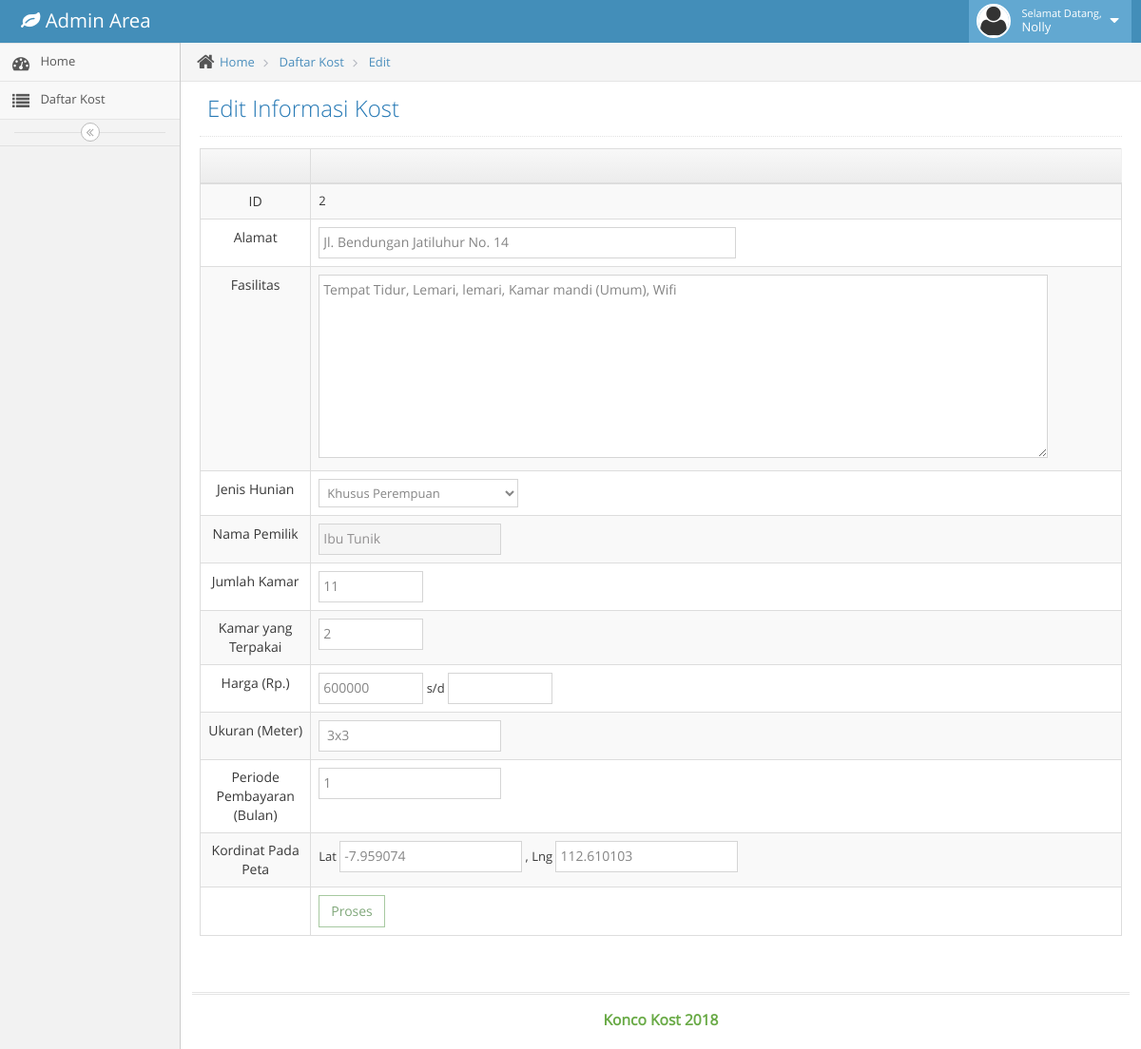
The app's page /modul/admin/index.php?modul=konten&file=edit&id=2 (signed in) with its own data.
### tables this page shows
CREATE TABLE `tb_kost` (
  `id` int(5) NOT NULL,
  `alamat` varchar(255) DEFAULT NULL,
  `jenis` varchar(3) DEFAULT NULL,
  `pemilik` int(3) DEFAULT NULL,
  `jumlah` varchar(3) DEFAULT NULL,
  `terpakai` varchar(3) DEFAULT NULL,
  `harga_a` int(12) DEFAULT NULL,
  `harga_b` varchar(12) DEFAULT NULL,
  `ukuran` varchar(12) DEFAULT NULL,
  `periode` varchar(10) DEFAULT NULL,
  `fasilitas` varchar(255) DEFAULT NULL,
  `latitude` decimal(9,6) DEFAULT NULL,
  `longitude` decimal(9,6) DEFAULT NULL,
  `image` varchar(255) DEFAULT NULL
);

### modul/admin/modul/konten/edit.php (the view, shortened to what this page needs)
<?php
$id=$_GET["id"];
$check1=''; $check2=''; $check3='';
$query = $koneksi->prepare("SELECT * FROM tb_kost WHERE id='$id'");
$query->execute();
$print = $query->fetchAll(PDO::FETCH_ASSOC);
$printrecord 	= $print[0];
$get_alamat = $printrecord["alamat"];
$get_pemilik = $printrecord["pemilik"];
$get_jenis = $printrecord["jenis"];
$get_jumlah = $printrecord["jumlah"];
$get_terpakai = $printrecord["terpakai"];
$get_harga1 = $printrecord["harga_a"];
$get_harga2 = $printrecord["harga_b"];
$get_ukuran = $printrecord["ukuran"];
$get_periode = $printrecord["periode"];
$get_fasilitas = $printrecord["fasilitas"];
$get_lat = $printrecord["latitude"];
$get_lng = $printrecord["longitude"];
$query = $koneksi->prepare("SELECT * FROM tb_admin WHERE id='$get_pemilik'");
$query->execute();
$print = $query->fetchAll(PDO::FETCH_ASSOC);
$printrecord 	= $print[0];
$get_nama = $printrecord["nama"];
if ($get_jenis=='P') {
	$check1 = 'selected';
}
elseif ($get_jenis=='L'){
	$check2 = 'selected';
}
else{
	$check3 = 'selected';
}
?>
			<div class="main-content">
				<div class="main-content-inner">
					<div class="breadcrumbs ace-save-state" id="breadcrumbs">
						<ul class="breadcrumb">
							<li>
								<i class="ace-icon fa fa-home home-icon"></i>
								<a href="index.php">Home</a>
							</li>
							<li>
								<a href="index.php?modul=konten&file=content">Daftar Kost</a>
							</li>
							<li>
								<a href="index.php?modul=konten&file=edit&id=<?php echo $id ?>">Edit</a>
							</li>
						</ul>
					</div>
					<div class="page-content">
						<div class="page-header">
							<h1>
								Edit Informasi Kost
							</h1>
						</div>
						<div class="row">
							<div class="col-xs-12">
								<div class="row">
									<div class="col-xs-12">
										<div>
										<form name="Edit" action="index.php?modul=konten&file=update" enctype=\" multipart/form-data\" method="POST" >
											<table id="dynamic-table" class="table table-striped table-bordered table-hover">
												<thead>
													<tr>
														<th class="center" width="12%">
													</th>
													<th></th>
												</tr>
											</thead>
										<tbody>
										<tr>
											<td class="center">
											<label class="pos-rel">ID</label>
											</td>
											<td><?php echo $id ?><input type="hidden" name="id" value="<?php echo $id ?>"></td>
										</tr>
										<tr>
											<td class="center">
											<label class="pos-rel">Alamat</label>
											</td>
											<td><input type="text" size="50" name="alamat" value="<?php echo $get_alamat ?>"></td>
										</tr>
										<tr>
											<td class="center">
											<label class="pos-rel">Fasilitas</label>
											</td>
											<td><textarea rows="9" cols="90" name="fasilitas"><?php echo $get_fasilitas ?></textarea></td>
										</tr>
										<tr>
											<td class="center">
											<label class="pos-rel">Jenis Hunian</label>
											</td>
											<td><select name="jenis">
												<option value="P" <?php echo $check1 ?>>Khusus Perempuan</option>
											</select></td>
										</tr>
										<tr>
											<td class="center">
											<label class="pos-rel">Nama Pemilik</label></td>
											<td><input type="text" name="a" value="<?php echo $get_nama ?>" readonly></td>
										</tr>
										<tr>
											<td class="center">
											<label class="pos-rel">Jumlah Kamar</label></td>
											<td><input type="text" size="10px" name="jumlah" value="<?php echo $get_jumlah ?>"></td>
										</tr>
										<tr>
											<td class="center">
											<label class="pos-rel">Kamar yang Terpakai</label></td>
											<td><input type="text" size="10px" name="terpakai" value="<?php echo $get_terpakai ?>"></td>
										</tr>
										<tr>
											<td class="center">
											<label class="pos-rel">Harga (Rp.)</label></td>
											<td><input type="text" size="10px" name="harga_a" required="true" value="<?php echo $get_harga1 ?>"> s/d <input type="text" size="10px" name="harga_b" value="<?php echo $get_harga2 ?>"></td>
										</tr>
										<tr>
											<td class="center">
											<label class="pos-rel">Ukuran (Meter)</label></td>
											<td><input type="text" name="ukuran" required="true" value="<?php echo $get_ukuran ?>"></td>
										</tr>
										<tr>
											<td class="center">
											<label class="pos-rel">Periode Pembayaran (Bulan)</label></td>
											<td><input type="text" name="periode" required="true" value="<?php echo $get_periode ?>"</td>
										</tr>
										<tr>
											<td class="center">
											<label class="pos-rel">Kordinat Pada Peta</label></td>
											<td>Lat <input type="text" name="lat" required="true" value="<?php echo $get_lat ?>"> , Lng <input type="text" name="lng" required="true" value="<?php echo $get_lng ?>"></td>
										</tr>
										<tr>
											<td></td>
											<td><input class="btn btn-white btn-success" type="submit" name="proses" value="Proses"></td>
										</tr>
										</tbody>
										</table>
										</form>
									</div>
								</div>
							</div>
							</div>
						</div>
					</div>
				</div>
			</div>

### records on screen
tb_kost: alamat "Jl. Bendungan Jatiluhur No. 14", fasilitas "Tempat Tidur, Lemari, lemari, Kamar mandi (Umum), Wifi", jumlah "11", terpakai "2", harga_a "600000", ukuran "3x3", periode "1", lat "-7.959074", lng "112.610103"

### other values on screen
$_SESSION['nama'] "Nolly"
$id "2"
